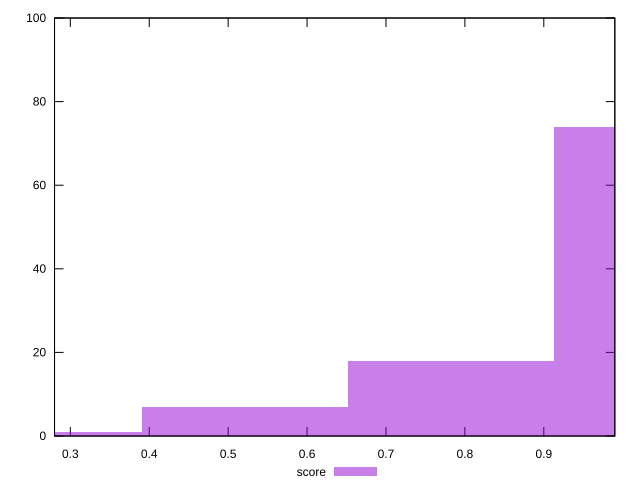

This chart was generated by the following gnuplot code:
reset

$score <<EOF
0.5217492460503235 7
1.043498492100647 74
0.7826238690754852 18
0.26087462302516173 1
EOF

set key outside below
set boxwidth 0.26087462302516173
set xrange [0.28:0.99]
set yrange [0:100]
set trange [0:100]
set style fill transparent solid 0.5 noborder
set terminal svg size 640, 490 enhanced background rgb 'white'
set output "report_00015_2021-02-09T16-11-33.973Z/speed-index/samples/pages+cached+noadtech/score/histogram.svg"

plot $score title "score" with boxes

reset
